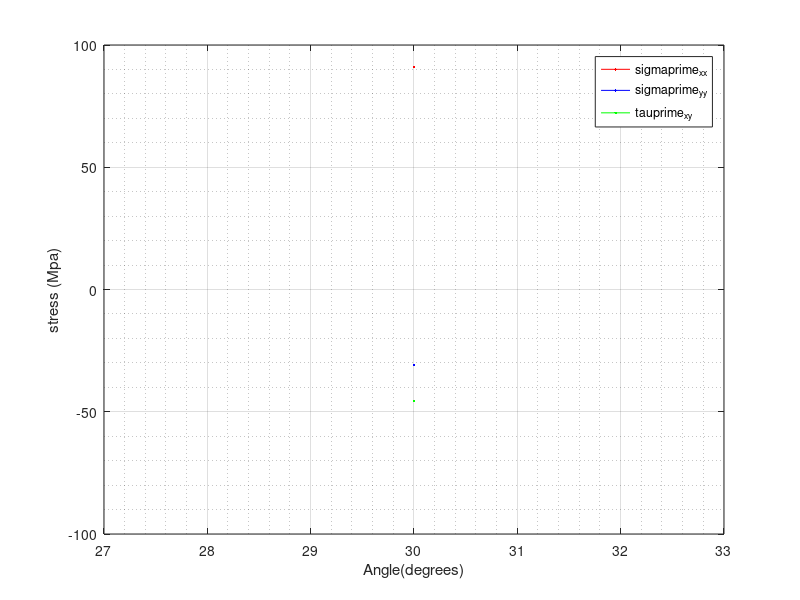

Source code (MATLAB): (Note: this script raises an error after producing the figure.)
%% Analysis of 2D state of stress 
clc
clear all
close all
%% Define stress components
sigma_xx = 100; % units : Mpa
sigma_yy = -40; % units : Mpa
tau_xy = 30; % units  : Mpa
%% Define angle of rotation
theta = 30; % units : degrees
%% Calculate stress in coordinate axes 
sigma_xx_prime = ((sigma_xx + sigma_yy)/2) + (((sigma_xx - sigma_yy)/2).*cosd(2.*theta)) + tau_xy.*sind(2.*theta);
sigma_yy_prime = ((sigma_xx + sigma_yy)/2) - (((sigma_xx - sigma_yy)/2).*cosd(2.*theta)) - tau_xy.*sind(2.*theta);
tau_xy_prime = ((sigma_yy - sigma_xx)/2).*sind(2.*theta) + tau_xy.*cosd(2.*theta);
%% check
 sigma = [sigma_xx tau_xy; tau_xy sigma_yy]
 Q = [cosd(theta) sind(theta); -sind(theta) cosd(theta)]
 sigma_prime = Q*sigma*transpose(Q)
 %% Calculate principal stresses
 Average = (sigma_xx + sigma_yy)/2
 radius = sqrt((((sigma_xx - sigma_yy)/2)^2) + (tau_xy)^2)
 sigma_max = Average + radius
 sigma_min = Average - radius
 tau_max = radius
 %% check 
 sigma_normal = eig(sigma)
 %% Calculation of theta_n and theta_s
 theta_n_1 = 0.5*atand((2*tau_xy)/(sigma_xx - sigma_yy))
 theta_n_2 = theta_n_1 + 90
 theta_s_1 = 0.5*atand(-((sigma_xx - sigma_yy))/(2*tau_xy))
 theta_s_2 = theta_s_1 + 90
 %% Analysis of 2D state of stress 
clc
clear all
close all
%% Define stress components
sigma_xx = 100; % units : Mpa
sigma_yy = -40; % units : Mpa
tau_xy = 30; % units  : Mpa
%% Define angle of rotation
theta = 30; % units : degrees
%% Calculate stress in coordinate axes 
sigma_xx_prime = ((sigma_xx + sigma_yy)/2) + (((sigma_xx - sigma_yy)/2).*cosd(2.*theta)) + tau_xy.*sind(2.*theta);
sigma_yy_prime = ((sigma_xx + sigma_yy)/2) - (((sigma_xx - sigma_yy)/2).*cosd(2.*theta)) - tau_xy.*sind(2.*theta);
tau_xy_prime = ((sigma_yy - sigma_xx)/2).*sind(2.*theta) + tau_xy.*cosd(2.*theta);
%% check
 %Sigma = [sigma_xx tau_xy; tau_xy sigma_xy]
 %Q = [cosd(theta) sind(theta); -sind(theta) cosd(theta)]
 %sigma_prime = Q*sigma*transpose(Q)
  %% Calculate principal stresses
 Average = (sigma_xx + sigma_yy)/2
 radius = sqrt((((sigma_xx - sigma_yy)/2)^2) + (tau_xy)^2)
 sigma_max = Average + radius
 sigma_min = Average - radius
 tau_max = radius
  %% check 
 % sigma_normal = eig(Sigma)
  %% Calculation of theta_n and theta_s
 theta_n_1 = 0.5*atand((2*tau_xy)/(sigma_xx - sigma_yy))
 theta_n_2 = theta_n_1 + 90
 theta_s_1 = 0.5*atand(-((sigma_xx - sigma_yy))/(2*tau_xy))
 theta_s_2 = theta_s_1 + 90


 %% Plot
 figure(1)
 plot(theta,sigma_xx_prime,'r',theta,sigma_yy_prime,'b',theta,tau_xy_prime,'g')
 xlabel('Angle(degrees)')
 ylabel('stress (Mpa)')
 grid on 
 grid minor
% saveas(figure(1),'Plot_stress_vs_theta.jpg')
 legend('sigmaprime_{xx}','sigmaprime_{yy}','tauprime_{xy}')
 saveas(figure(1),'plot_Stress_vs_Theta.jpeg')
%% 
[sigma_xx_prime_max,M] = max(sigma_xx_prime)
theta_xx_max = theta(M+1)

